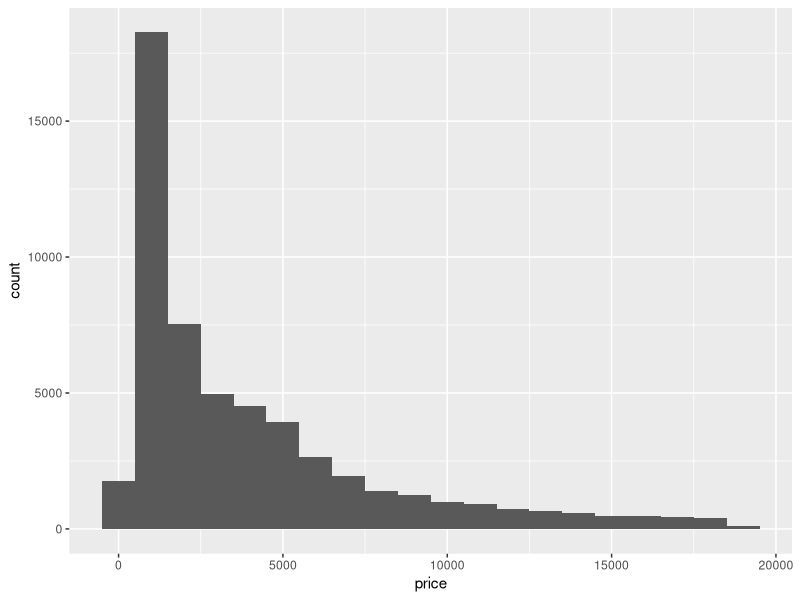
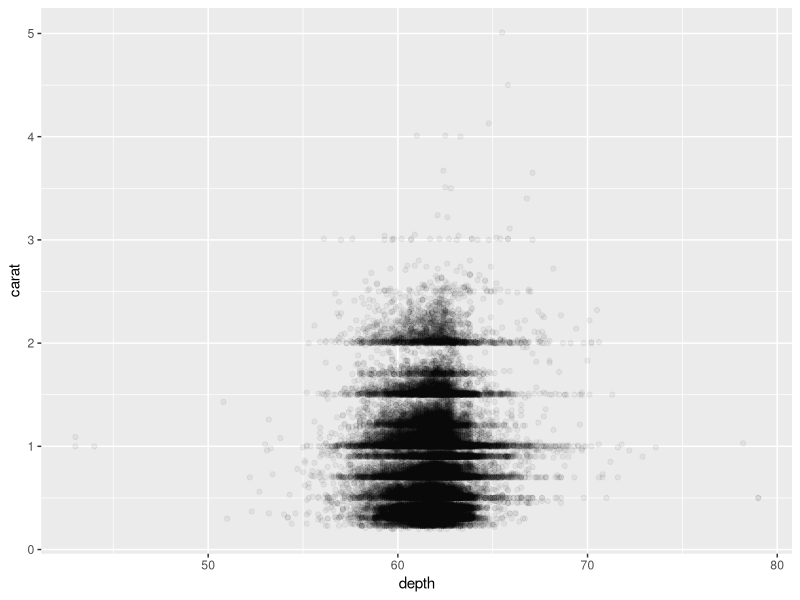
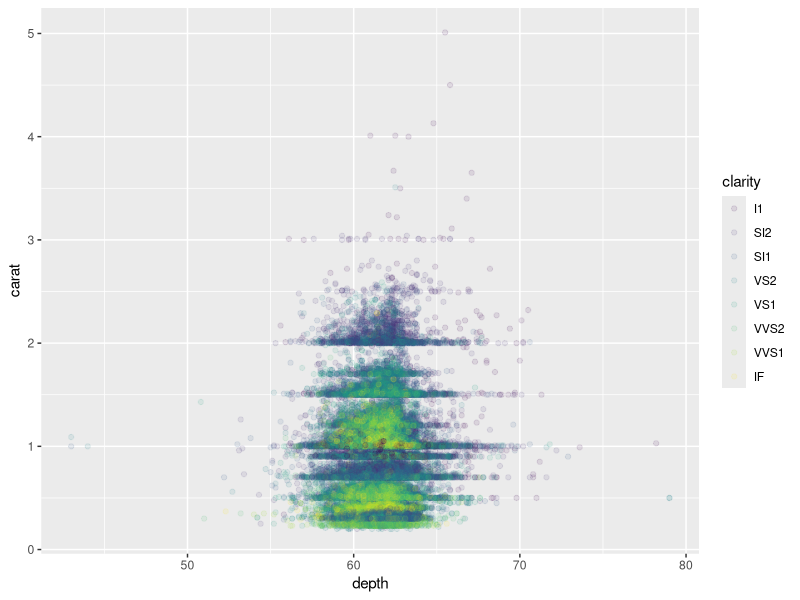
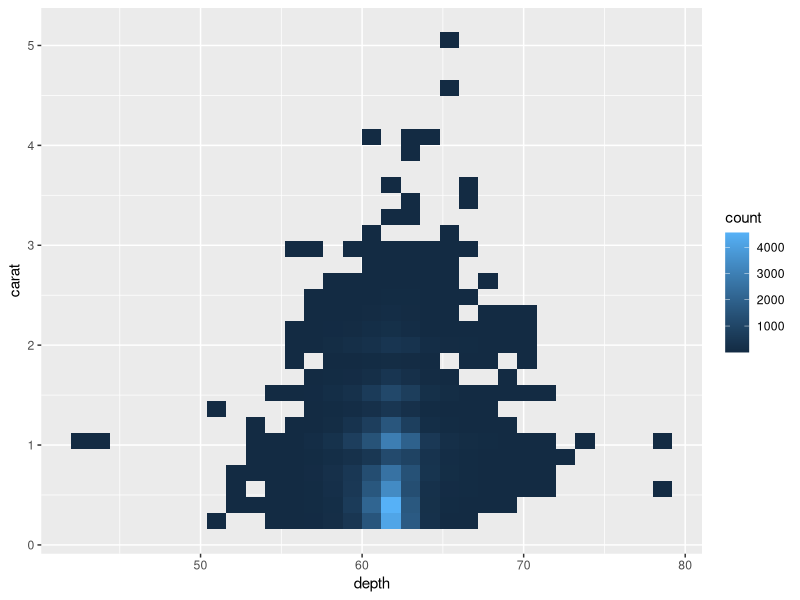
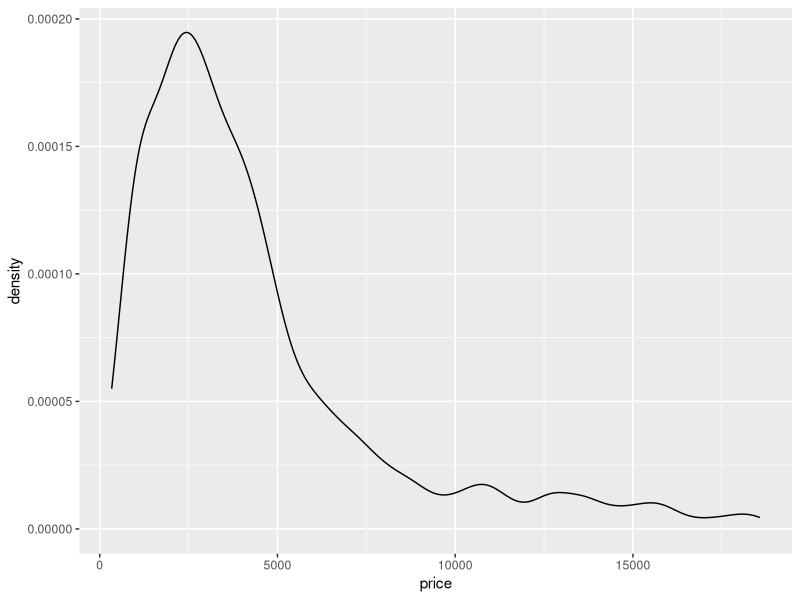
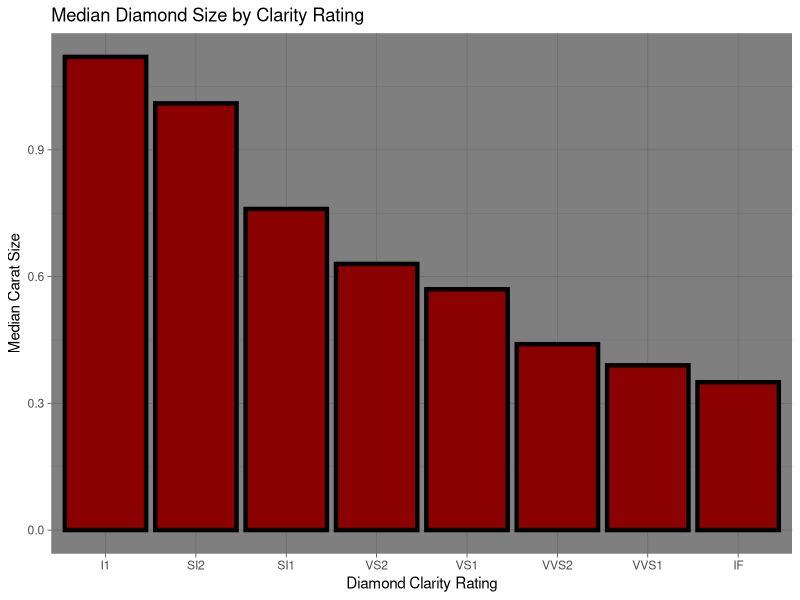
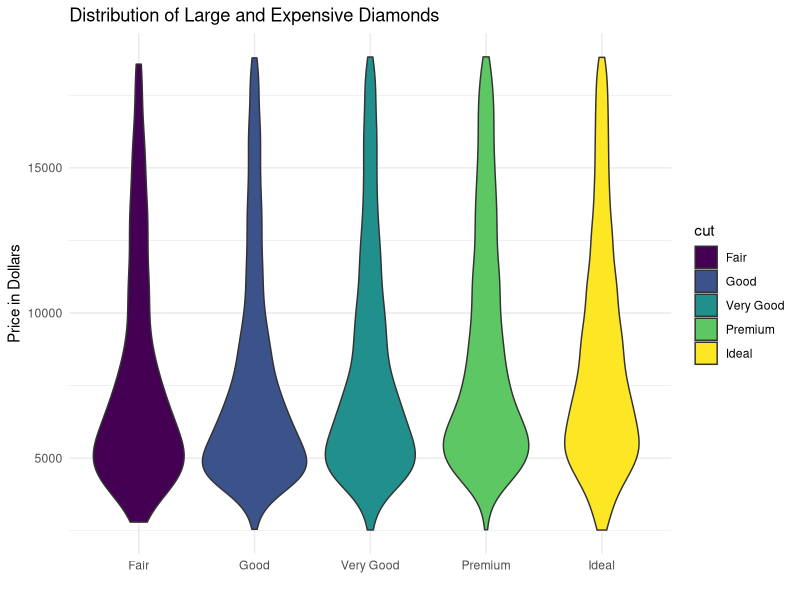

R code for these plots, in order:
library(ggplot2)
library(dplyr)


# Load the diamonds dataset
data(diamonds)


# Make a histogram of the price of all diamonds in the set. Set the binwidth such that each bin 
# will represent $1000 of price value.

ggplot(data = diamonds) +
  geom_histogram(mapping = aes(x = price), binwidth = 1000)


# Make a scatter plot of the depth vs carat size of each diamond. Make sure to set the alpha of the 
# points small enough that we can see where the density shows up in the set.

ggplot(data = diamonds) +
  geom_point(mapping = aes(x = depth, y = carat), alpha = 0.05)


# Improve this same scatter plot to show different colors for each clarity level.

ggplot(data = diamonds) +
  geom_point(mapping = aes(x = depth, y = carat, color = clarity), alpha = 0.1)


# Let's go one step further and make a 2 dimensional density plot of this same data (not including
# the clarity).

ggplot(data = diamonds) +
  geom_bin2d(mapping = aes(x = depth, y = carat))


# Make a density plot of the price of all "Fair" cut diamonds.

diamonds %>%
  filter(cut == "Fair") %>%
  ggplot(data = .) +
  geom_density(mapping = aes(x = price))


# Make column chart by clarity of the median carat size of each group of diamonds. Make the bars
# red with a black outline, and give both the X and Y axes friendly names, with a clean title.

diamonds %>%
  group_by(clarity) %>%
  summarise(med_carat = median(carat)) %>%
  ungroup() %>%
  ggplot(data = .) +
  geom_col(mapping = aes(x = clarity, y = med_carat),
           fill = 'dark red',
           color = 'black',
           size = 1.5) +
  labs(x = "Diamond Clarity Rating",
       y = "Median Carat Size",
       title = "Median Diamond Size by Clarity Rating") +
  theme_dark()


# Make a violin plot of price by cut for all that have a greater than average price and carat size
# for their clarity level. Name the plot 'Distribution of Large and Expensive Diamonds', and give
# a friendly label to the y axis. Choose and implement a custom theme, and please make each violin
# a different color.

diamonds %>%
  select(clarity, cut, price, carat) %>%
  group_by(clarity) %>%
  mutate(mean_price = mean(price),
         mean_carat = mean(carat)) %>%
  ungroup() %>%
  filter((price > mean_price) & (carat > mean_carat)) %>%
  ggplot(data = .) +
  geom_violin(mapping = aes(x = cut, y = price, fill = cut)) +
  labs(title = "Distribution of Large and Expensive Diamonds",
       x = "", y = "Price in Dollars") +
  theme_minimal()


